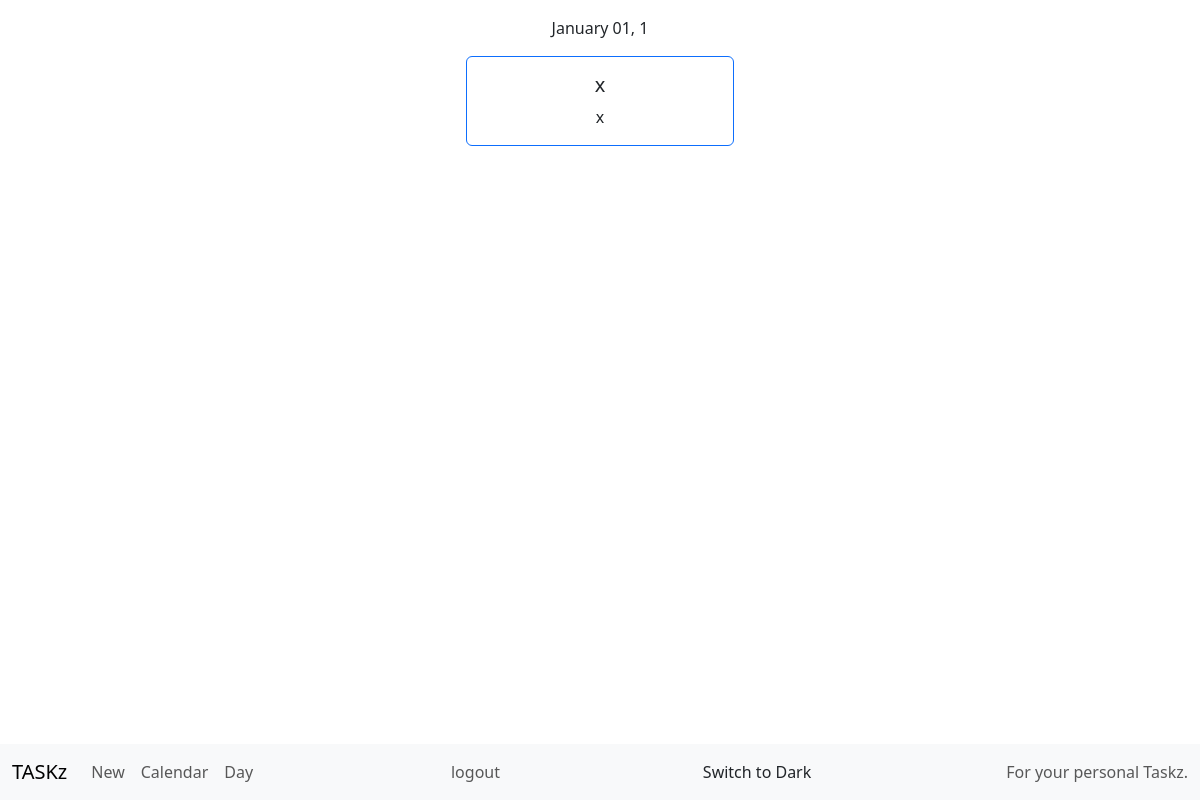
The page /day?year=1&month=01&day=01 (signed in) on the database as committed earlier.
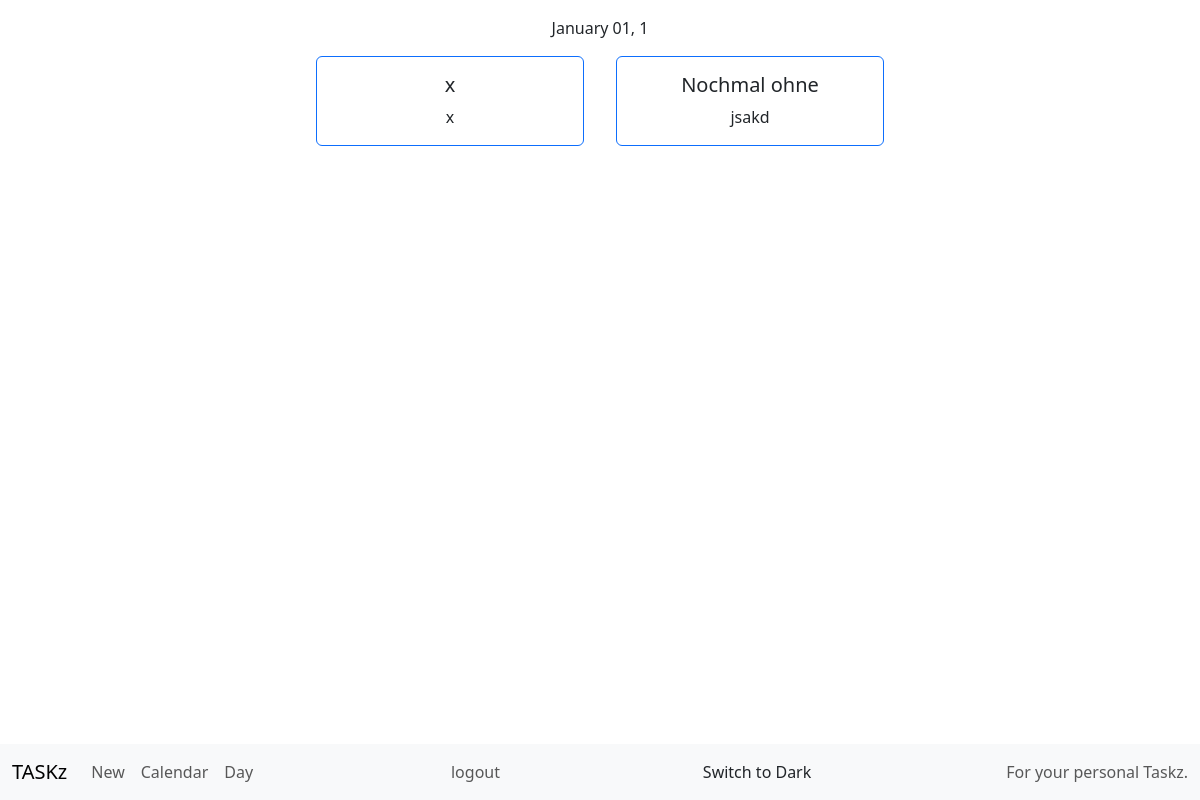
The same page on the database as committed later.
### tables this page shows
CREATE TABLE taskz (
                        id INTEGER PRIMARY KEY AUTOINCREMENT, 
                        user INTEGER NOT NULL, 
                        title TEXT NOT NULL, 
                        text TEXT,
                        created TIMESTAMP DEFAULT CURRENT_TIMESTAMP, 
                        date TIMESTAMP, 
                        checked INTEGER DEFAULT 0, 
                        FOREIGN KEY(user) REFERENCES users(id));

### app.py (the view)
@app.route("/day")
@login_required
def day():
    this_year = datetime.now().year
    this_month = datetime.now().month
    this_day = datetime.now().day
    year = request.args.get("year", default = this_year, type = int)
    month = request.args.get("month", default = this_month, type = int)
    day = request.args.get("day", default = this_day, type = int)
    day_date = datetime.combine(date(year, month, day), time.min)
    taskz = get_taskz(session["user"])
    return render("day.html", taskz=taskz, day_date=day_date)

### functions.py (called while the page is built)
def login_required(f):
    @wraps(f)
    def decorated_function(*args, **kwargs):
        if session.get("user") is None:
            return redirect("/login")
        return f(*args, **kwargs)
    return decorated_function

def get_taskz(user_id):
    try:
        con = sql.connect(DB, detect_types=sql.PARSE_DECLTYPES)
        try:
            con.row_factory = sql.Row
            cur = con.cursor()
            cur.execute("SELECT * FROM taskz WHERE user = ?", (user_id,))
            taskz = cur.fetchall()
        finally:
            con.close()
    except:
        return
    return taskz

### templates/day.html
{% extends "layout.html" %} {% block title %} - Day {% endblock %} {% block
    main %}
    <div class="container-fluid text-center mt-3">
      {{ day_date.strftime("%B %d, %Y") }}
        {% if taskz %}
          <div class="row justify-content-center">
            {% for task in taskz if task.date == day_date and task.checked == 0 %}
            <div class="col-12 col-xxl-2 col-xl-3 col-lg-4 col-md-6 p-3">
              <div class="card border-primary">
                <div class="card-body">
                  <h5 class="card-title">{{ task.title }}</h5>
                  <p class="card-text" style="white-space: pre-line">{{ task.text }}</p>
                </div>
              </div>
            </div>
            {% else %}
            <h1>No Taskz today - Enjoy life!</h1>
            {% endfor %}
          </div>
    {% else %}
    <h1>No Taskz to show.</h1>
    {% endif %}
    </div>
    {% endblock %}

Rows that differ between the two databases and show on the page:
added taskz: title "Nochmal ohne", text "jsakd"
